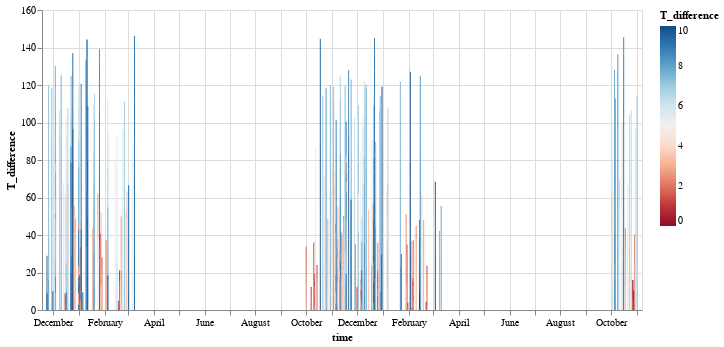

Notebook cell for this chart:
### Code cell
#show the difference between the computed and actual kinetic temperature values
alt.Chart(margretTemperatures).mark_bar(size=1).encode(
    x='time:T',
    y='T_difference:Q',
    color=alt.Color(
        'T_difference:Q', scale=alt.Scale(scheme='redblue',domain=(0,10))),
    tooltip=[
        alt.Tooltip('time:T', title='Date'),
        alt.Tooltip('T_difference:Q', title='T_difference')
    ]).properties(width=600, height=300).interactive()

### Figure 1 — Vega-Lite specification as saved in the notebook (floating-point values rounded to 4 significant figures; data arrays with more than 128 entries replaced by an {"elided": "..."} marker saying what was removed)
{"config": {"view": {"continuousWidth": 400, "continuousHeight": 300}}, "data": {"name": "data-c19f8966f03b514b58f74237a5e5f8c7"}, "mark": {"type": "bar", "size": 1}, "encoding": {"color": {"type": "quantitative", "field": "T_difference", "scale": {"domain": [0, 10], "scheme": "redblue"}}, "tooltip": [{"type": "temporal", "field": "time", "title": "Date"}, {"type": "quantitative", "field": "T_difference", "title": "T_difference"}], "x": {"type": "temporal", "field": "time"}, "y": {"type": "quantitative", "field": "T_difference"}}, "height": 300, "selection": {"selector001": {"type": "interval", "bind": "scales", "encodings": ["x", "y"]}}, "width": 600, "$schema": "https://vega.github.io/schema/vega-lite/v4.8.1.json", "datasets": {"data-c19f8966f03b514b58f74237a5e5f8c7": {"elided": "2511 records"}}}
